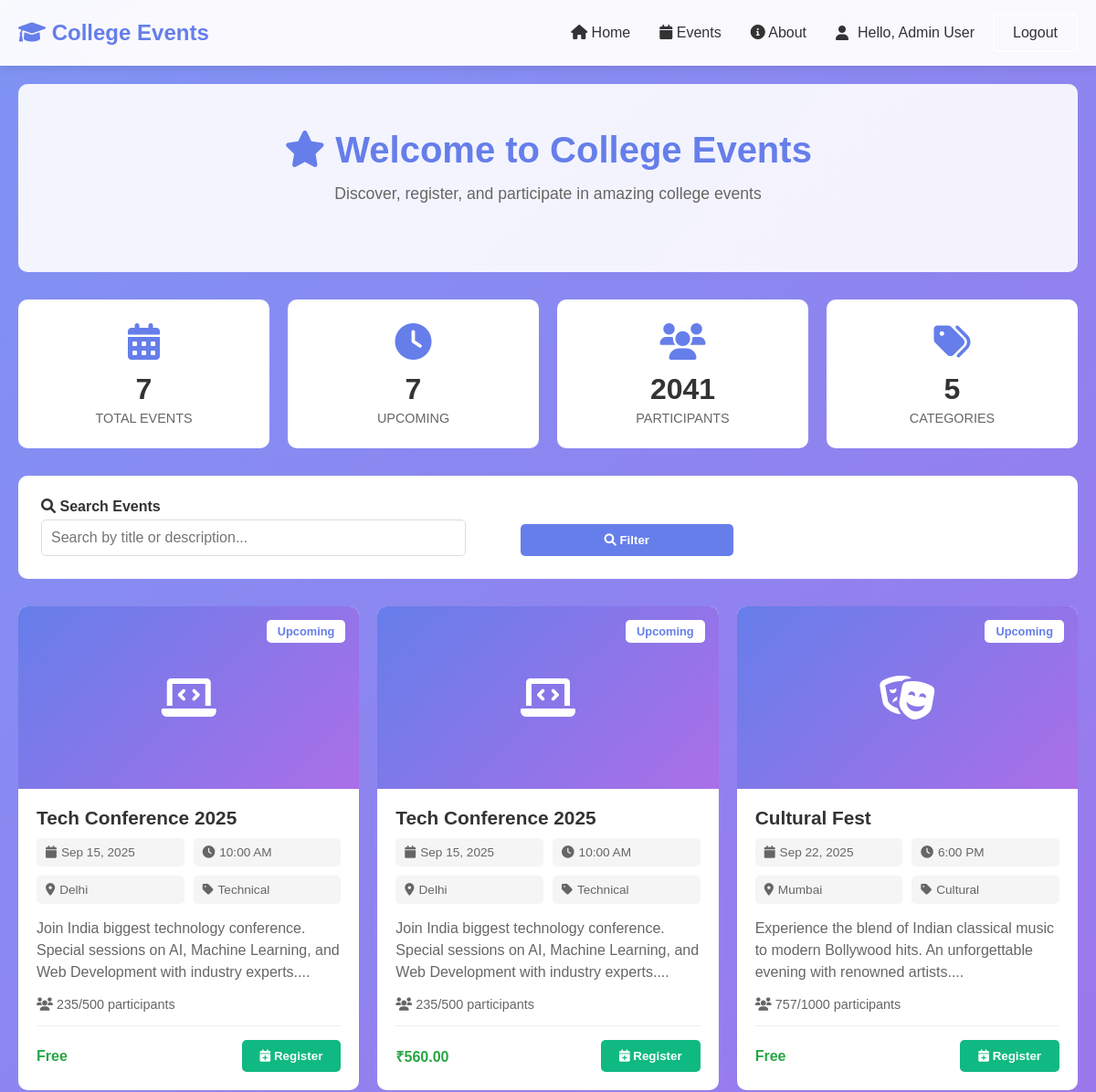
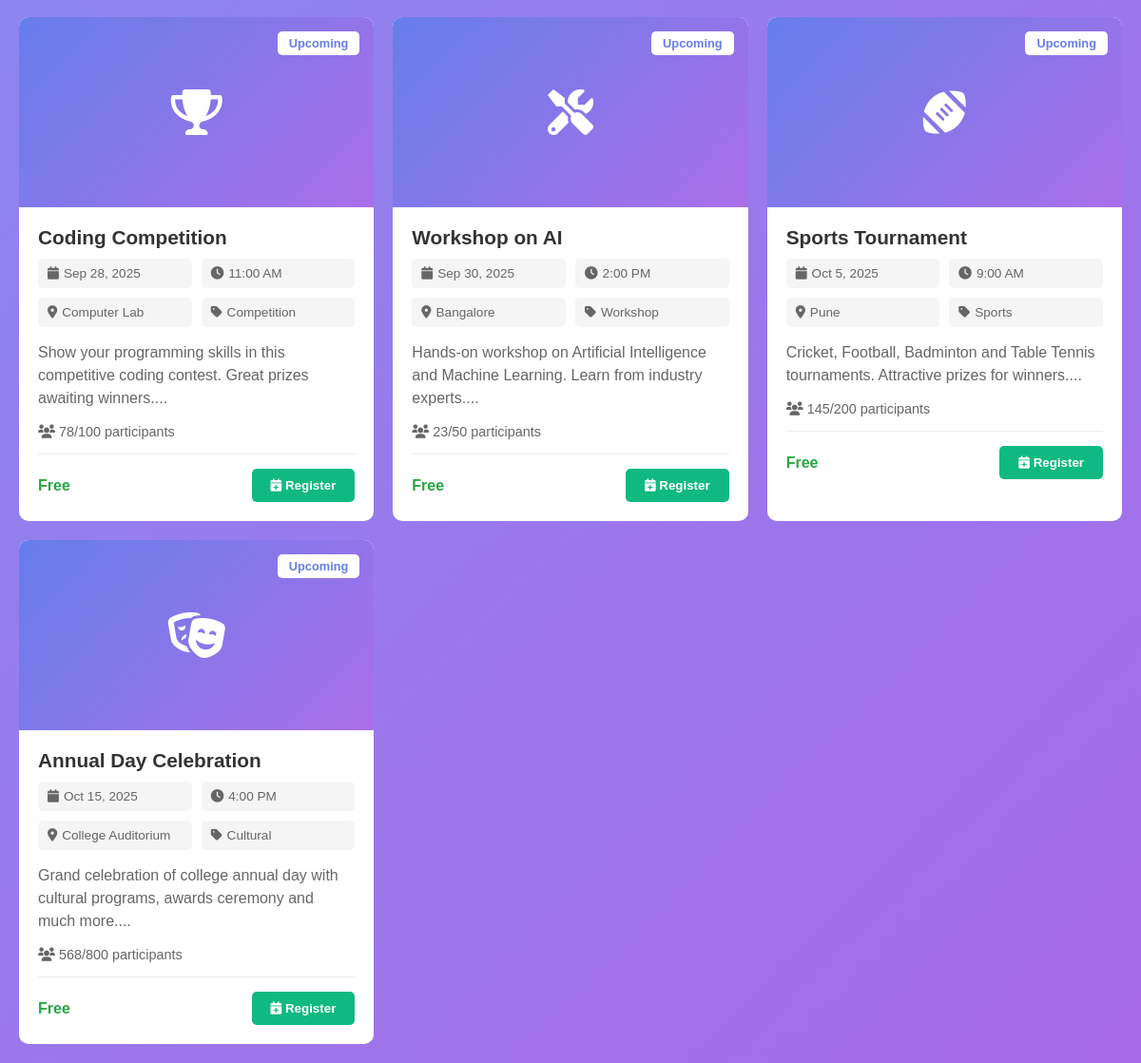
/index.php (signed in), run on the app's committed database (2 pictures, top to bottom).
### tables this page shows
CREATE TABLE `events` (
  `id` int(11) NOT NULL,
  `title` varchar(200) NOT NULL,
  `description` text NOT NULL,
  `event_date` date NOT NULL,
  `event_time` time NOT NULL,
  `location` varchar(200) NOT NULL,
  `max_participants` int(11) DEFAULT 100,
  `current_participants` int(11) DEFAULT 0,
  `category` varchar(50) NOT NULL,
  `organizer_name` varchar(100) NOT NULL,
  `organizer_email` varchar(100) NOT NULL,
  `organizer_phone` varchar(15) NOT NULL,
  `registration_fee` decimal(10,2) DEFAULT 0.00,
  `status` enum('upcoming','ongoing','completed','cancelled') DEFAULT 'upcoming',
  `created_at` timestamp NOT NULL DEFAULT current_timestamp()
);

### index.php (called while the page is built, shortened)
<?php
require_once 'AuthController.php';
require_once 'EventController.php';
$authController = new AuthController();
$eventController = new EventController();
$authController->logout();
$search = isset($_GET['search']) ? $_GET['search'] : '';
$category_filter = isset($_GET['category']) ? $_GET['category'] : '';
$status_filter = isset($_GET['status']) ? $_GET['status'] : '';
$result = $eventController->getEvents($search, $category_filter, $status_filter);
$user_registrations = $eventController->getUserRegistrations($authController->getCurrentUserId());
include 'index_view.php';
?>

### Registration.php (called while the page is built, shortened)
<?php
require_once 'database.php';
require_once 'User.php';
require_once 'Event.php';
class Registration {
    private $conn;
    public function __construct() {
        $db = new Database();
        $this->conn = $db->getConnection();
    }
    public function getUserRegistrations($user_id) {
        $user_id = (int)$user_id;
        $sql = "SELECT event_id FROM registrations WHERE user_id = $user_id";
        $result = $this->conn->query($sql);
        $registrations = array();
        return $registrations;
    }
}
?>

### database.php (called while the page is built, shortened)
<?php
class Database {
    private $host = 'localhost';
    private $username = 'root';
    private $password = '';
    private $database = 'college_events';
    private $conn;
    private function connect() {
        try {
            $this->conn = new mysqli($this->host, $this->username, $this->password, $this->database);
        } catch(Exception $e) {
            die("Database Error: " . $e->getMessage());
        }
    }
    public function getConnection() {
        return $this->conn;
    }
}
?>

### EventController.php (called while the page is built, shortened)
<?php
require_once 'Event.php';
require_once 'Registration.php';
class EventController {
    private $eventModel;
    private $registrationModel;
    public function __construct() {
        $this->eventModel = new Event();
        $this->registrationModel = new Registration();
    }
    public function getEvents($search = '', $category_filter = '', $status_filter = '') {
        return $this->eventModel->getAllEvents($search, $category_filter, $status_filter);
    }
    public function getUserRegistrations($user_id) {
        if ($user_id) {
            return $this->registrationModel->getUserRegistrations($user_id);
        }
        return array();
    }
    public function getCategoryIcon($category) {
        $category_icons = [
            'Technical' => 'fas fa-laptop-code',
            'Cultural' => 'fas fa-theater-masks',
            'Sports' => 'fas fa-football-ball',
            'Academic' => 'fas fa-book',
            'Workshop' => 'fas fa-tools',
            'Competition' => 'fas fa-trophy',
            'default' => 'fas fa-calendar'
        ];
        return isset($category_icons[$category]) ?
               $category_icons[$category] :
               $category_icons['default'];
    }
}
?>

### Event.php (called while the page is built, shortened)
<?php
require_once 'database.php';
class Event {
    private $conn;
    public function __construct() {
        $db = new Database();
        $this->conn = $db->getConnection();
    }
    public function getAllEvents($search = '', $category_filter = '', $status_filter = '') {
        $where_conditions = array();
        $where_clause = !empty($where_conditions) ? "WHERE " . implode(" AND ", $where_conditions) : "";
        $sql = "SELECT * FROM events $where_clause ORDER BY event_date ASC";
        return $this->conn->query($sql);
    }
}
?>

### User.php (called while the page is built, shortened)
<?php
require_once 'database.php';
class User {
    public function __construct() {
        $db = new Database();
    }
}
?>

### AuthController.php (called while the page is built, shortened)
<?php
require_once 'User.php';
class AuthController {
    public function isLoggedIn() {
        return isset($_SESSION['user_id']);
    }
    public function getCurrentUserId() {
        return isset($_SESSION['user_id']) ? $_SESSION['user_id'] : null;
    }
}
?>

### events_grid.php (the view, shortened to what this page needs)
<div id="events">
    <div class="events-grid">
        <?php
        if ($result && $result->num_rows > 0) {
            while($event = $result->fetch_assoc()) {
                $icon_class = $eventController->getCategoryIcon($event['category']);
                $event_date = date('M j, Y', strtotime($event['event_date']));
                $event_time = date('g:i A', strtotime($event['event_time']));
                $is_registered = in_array($event['id'], $user_registrations);
                echo "
                <div class='event-card'>
                    <div class='event-image'>
                        <i class='$icon_class'></i>
                        <div class='event-badge'>{$event['status']}</div>
                        " . ($is_registered ? "<div class='registration-status'>Registered</div>" : "") . "
                    </div>
                    <div class='event-content'>
                        <h3 class='event-title'>" . htmlspecialchars($event['title']) . "</h3>
                        <div class='event-meta'>
                            <div class='meta-item'>
                                <i class='fas fa-calendar'></i> {$event_date}
                            </div>
                            <div class='meta-item'>
                                <i class='fas fa-clock'></i> {$event_time}
                            </div>
                            <div class='meta-item'>
                                <i class='fas fa-map-marker-alt'></i> " . htmlspecialchars($event['location']) . "
                            </div>
                            <div class='meta-item'>
                                <i class='fas fa-tag'></i> " . htmlspecialchars($event['category']) . "
                            </div>
                        </div>
                        <div class='event-description'>
                            " . htmlspecialchars(substr($event['description'], 0, 150)) . "...
                        </div>
                        <div class='participants-info'>
                            <i class='fas fa-users'></i>
                            {$event['current_participants']}/{$event['max_participants']} participants
                        </div>
                        <div class='event-footer'>
                            <div>";
                if ($event['registration_fee'] > 0) {
                    echo "<strong style='color: #28a745;'>₹" . number_format($event['registration_fee'], 2) . "</strong>";
                } else {
                    echo "<strong style='color: #28a745;'>Free</strong>";
                }
                echo "          </div>
                            <div>";
                if (!$authController->isLoggedIn()) {
                    echo "<button class='btn' onclick='openModal(\"loginModal\")'>
                            <i class='fas fa-sign-in-alt'></i> Login to Register
                          </button>";
                } elseif ($is_registered) {
                    echo "<button class='btn btn-success' disabled>
                            <i class='fas fa-check'></i> Registered
                          </button>";
                } elseif ($event['current_participants'] >= $event['max_participants']) {
                    echo "<button class='btn' disabled style='background: #ccc;'>
                            <i class='fas fa-times'></i> Full
                          </button>";
                } else {
                    echo "<button class='btn btn-success' onclick='registerForEvent({$event['id']}, \"" . htmlspecialchars($event['title']) . "\")'>
                            <i class='fas fa-calendar-plus'></i> Register
                          </button>";
                }
                echo "          </div>
                        </div>
                    </div>
                </div>";
            }
        }
        ?>
    </div>
</div>

### style.css (style rules this page uses)
* { margin: 0; padding: 0; box-sizing: border-box; }
body { font-family: Arial, sans-serif; background: linear-gradient(135deg, #7e94f4, #a96ae8); min-height: 100vh; color: #333; }
.btn { background: #667eea; color: white; padding: 10px 20px; border: none; border-radius: 5px; cursor: pointer; text-decoration: none; font-weight: 600; display: inline-block; }
.btn-success { background: #10b981; }
.events-grid { display: grid; grid-template-columns: repeat(auto-fill, minmax(350px, 1fr)); gap: 20px; }
.event-card { background: white; border-radius: 10px; overflow: hidden; position: relative; }
.event-image { height: 200px; background: linear-gradient(135deg, #667eea, #ab6fe8); display: flex; align-items: center; justify-content: center; color: white; font-size: 3rem; }
.event-badge { position: absolute; top: 15px; right: 15px; background: white; color: #667eea; padding: 5px 12px; border-radius: 5px; font-size: 0.8rem; font-weight: bold; text-transform: capitalize; }
.event-content { padding: 20px; }
.event-title { font-size: 1.3rem; font-weight: bold; color: #333; margin-bottom: 10px; }
.event-meta { display: grid; grid-template-columns: 1fr 1fr; gap: 10px; margin-bottom: 15px; }
.meta-item { display: flex; align-items: center; gap: 5px; font-size: 0.85rem; color: #666; background: #f5f5f5; padding: 8px 10px; border-radius: 5px; }
.event-description { color: #666; line-height: 1.5; margin-bottom: 15px; display: -webkit-box; -webkit-line-clamp: 3; -webkit-box-orient: vertical; overflow: hidden; }
.participants-info { font-size: 0.9rem; color: #666; margin-bottom: 15px; }
.event-footer { display: flex; justify-content: space-between; align-items: center; padding-top: 15px; border-top: 1px solid #eee; }

### data on the page
events: status "Upcoming", title "Tech Conference 2025", event_date "Sep 15, 2025", event_time "10:00 AM", location "Delhi", category "Technical", description "Join India biggest technology conference. Special sessions on AI, Machine Learning, and Web Development with industry experts.", current_participants "235", max_participants "500", registration_fee "Free"
events: status "Upcoming", title "Tech Conference 2025", event_date "Sep 15, 2025", event_time "10:00 AM", location "Delhi", category "Technical", description "Join India biggest technology conference. Special sessions on AI, Machine Learning, and Web Development with industry experts.", current_participants "235", max_participants "500", registration_fee "560.00"
events: status "Upcoming", title "Cultural Fest", event_date "Sep 22, 2025", event_time "6:00 PM", location "Mumbai", category "Cultural", description "Experience the blend of Indian classical music to modern Bollywood hits. An unforgettable evening with renowned artists.", current_participants "757", max_participants "1000", registration_fee "Free"
events: status "Upcoming", title "Coding Competition", event_date "Sep 28, 2025", event_time "11:00 AM", location "Computer Lab", category "Competition", description "Show your programming skills in this competitive coding contest. Great prizes awaiting winners.", current_participants "78", max_participants "100", registration_fee "Free"
events: status "Upcoming", title "Workshop on AI", event_date "Sep 30, 2025", event_time "2:00 PM", location "Bangalore", category "Workshop", description "Hands-on workshop on Artificial Intelligence and Machine Learning. Learn from industry experts.", current_participants "23", max_participants "50", registration_fee "Free"
events: status "Upcoming", title "Sports Tournament", event_date "Oct 5, 2025", event_time "9:00 AM", location "Pune", category "Sports", description "Cricket, Football, Badminton and Table Tennis tournaments. Attractive prizes for winners.", current_participants "145", max_participants "200", registration_fee "Free"
events: status "Upcoming", title "Annual Day Celebration", event_date "Oct 15, 2025", event_time "4:00 PM", location "College Auditorium", category "Cultural", description "Grand celebration of college annual day with cultural programs, awards ceremony and much more.", current_participants "568", max_participants "800", registration_fee "Free"

### other printed values
$authController->getCurrentUserName() "Admin User"
$stats['total_events'] "7"
$stats['upcoming_events'] "7"
$stats['total_participants'] "2041"
$stats['total_categories'] "5"
